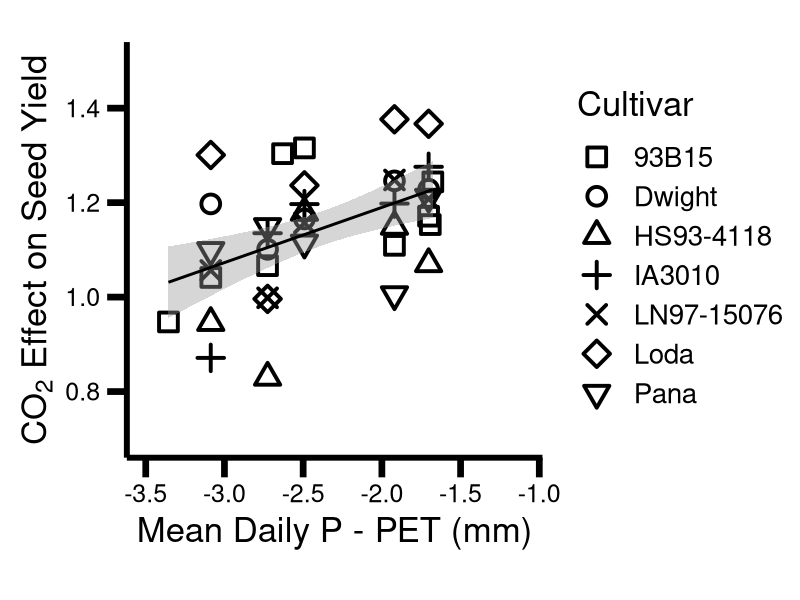
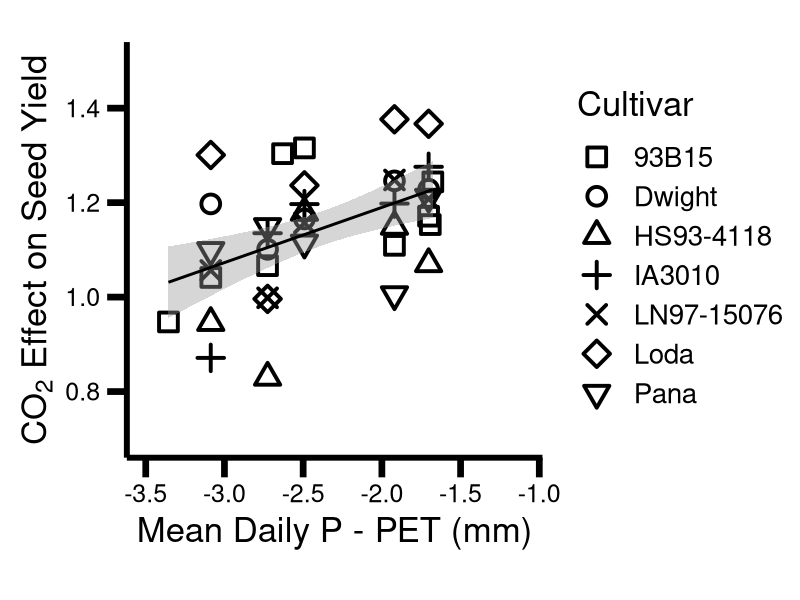

Generate these figures, in order, with R:
#Infile and format seed yield data
setwd("/Users/sharongray/Documents/Grad School Manuscripts/Soil Moisture and driFACE manuscript/Final Submission/Final/Fig_4_seed_yield")
library(ggplot2)
seed_yield <- read.csv("seed_yield_data_2004thru_2011_2010CPrm.csv", header = TRUE, sep = ',', stringsAsFactors=FALSE)
seed_yield$P.PET..m. <- as.numeric(seed_yield$P.PET..mm.)
seed_yield$seed.yield.CO2.response <- as.numeric(seed_yield$seed.yield.CO2.response)
seed_yield$Cultivar <- as.factor(seed_yield$Cultivar)
##############################################################FIGURE 4########################################
#plot ratio of seed yield in elevated CO2: seed yield in ambient CO2 against precipitation - potential evapotranspiration 
Fig4 <- ggplot(seed_yield, aes(x=P.PET..m., y=seed.yield.CO2.response), shape=Cultivar) +
  geom_point(aes(shape= Cultivar), size=5, colour="black", stroke=2) +
  geom_smooth(method = 'lm',size = 1, colour = 'black') + theme_bw() +
  theme_classic(base_size=25) +
  xlab(expression('Mean Daily P - PET (mm)')) +
  xlim(-3.5, -1.1) +
  ylab(expression('CO'[2]*' '*'Effect on Seed Yield')) +
  ylim(0.7, 1.5) +
  scale_shape_manual(values=c(0, 1, 2, 3, 4, 5, 6)) +
  coord_fixed(ratio=3) +
  theme(legend.margin = unit(0.5, "cm")) +
  theme(legend.key.size = unit(1, "cm")) +
  theme(axis.line = element_line(colour = "black", size = 2, linetype = "solid")) +
  theme(axis.text = element_text(colour = "black", size = 18)) +
  theme(axis.ticks = element_line(colour="black", size=rel(2)), axis.ticks.length = unit(0.5, "cm")) +
  theme(axis.title.y=element_text(vjust=0.5)) 
 Fig4 
 ggsave("Fig4_CI.pdf", width = 10, height = 8)

#Linear Regression Analysis: Regress the ratio of seed yield in elevated CO2: seed yield in ambient CO2 against precipitation - potential evapotranspiration
Fig4_reg = lm(seed.yield.CO2.response ~ P.PET..m., seed_yield)               
summary(Fig4_reg) 







